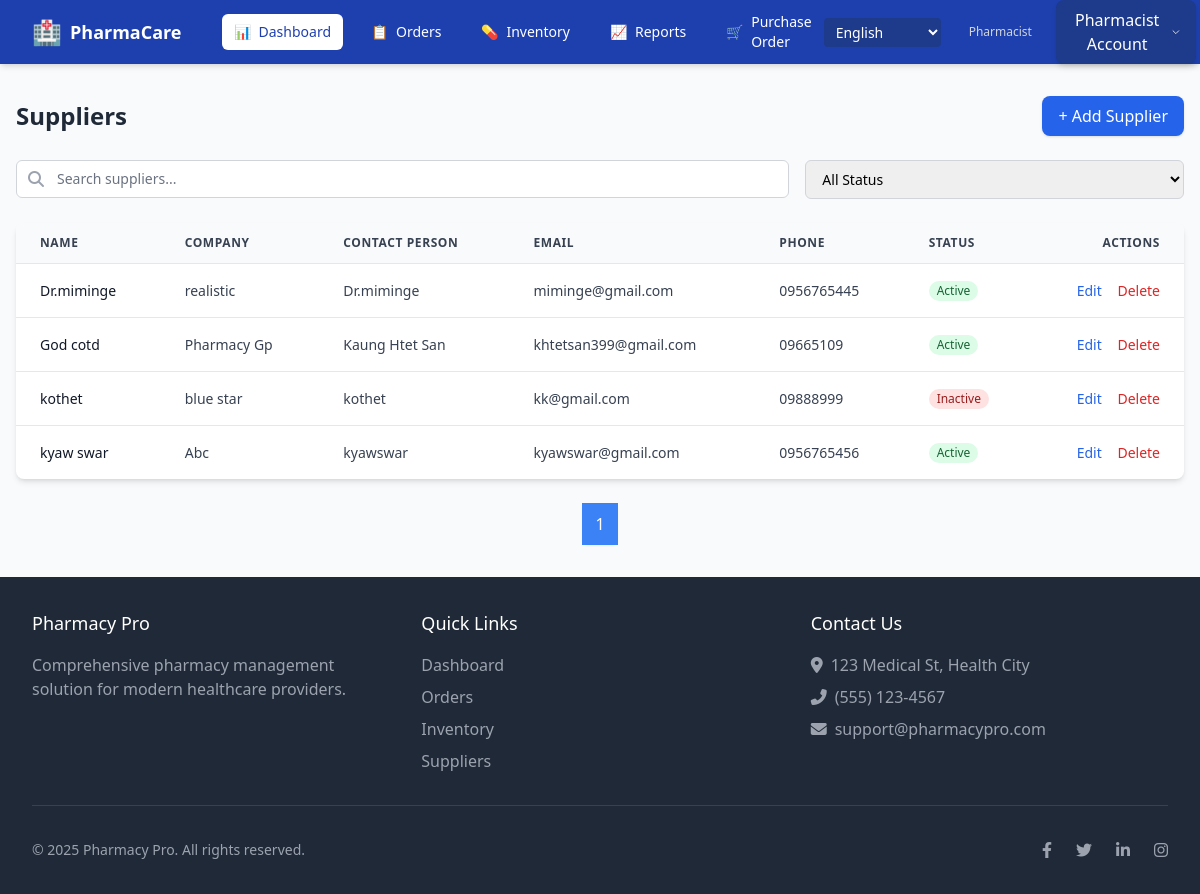
The page /en/purchaseorder/ (signed in) on the database its author committed.
### ourapp/models.py (models this page shows, shortened)
class Supplier(models.Model):
    supplier_name = models.CharField(max_length=255, blank=True, null=True, verbose_name=_("Supplier Name"))
    company = models.CharField(max_length=255, blank=True, null=True, verbose_name=_("Company"))
    contact_person = models.CharField(max_length=255, blank=True, null=True, verbose_name=_("Contact Person"))
    email = models.EmailField(blank=True, null=True, verbose_name=_("Email"))
    phone = models.CharField(
        max_length=11,
        blank=True,
        null=True,
        verbose_name=_("Phone"),
        validators=[
            RegexValidator(
                regex=r'^\d{11}$',
                message=_("Phone number must be exactly 11 digits (numbers only).")
            )
        ],
    )
    address = models.TextField(blank=True, null=True, verbose_name=_("Address"))
    status = models.BooleanField(blank=True, null=True, verbose_name=_("Active"))

### ourapp/views.py (the view)
# urls.py: path('purchaseorder/',purchaseorder_view, name='purchaseorder_view'),
@login_required
def purchaseorder_view(request):
    if request.user.userprofile.role != 'pharmacist':
        messages.error(request, "You do not have permission to access this page.")
        return redirect('login')
    supplier_list = Supplier.objects.all().order_by('supplier_name')
    paginator = Paginator(supplier_list, 10)
    page_number = request.GET.get('page')
    suppliers = paginator.get_page(page_number)
    return render(request, 'purchaseorder.html', {'suppliers': suppliers})

### ourapp/context_processors.py (called while the page is built)
def expiry_alert_items(request):
    if request.user.is_authenticated and hasattr(request.user, 'userprofile'):
        if request.user.userprofile.role == 'pharmacist':
            today = date.today()
            threshold_date = today + timedelta(days=90)
            expiring_items = Item.objects.filter(exp_date__lte=threshold_date, exp_date__gte=today).order_by('exp_date')
            return {'expiring_items': expiring_items}
    return {}

### templates/purchaseorder.html (shortened to what this page needs)
<!DOCTYPE html>
{% load i18n %}
<html lang="{{ request.LANGUAGE_CODE }}">
<head>
    <link rel="stylesheet" href="https://cdnjs.cloudflare.com/ajax/libs/font-awesome/6.4.0/css/all.min.css">
    <script src="https://cdn.tailwindcss.com"></script>
</head>
<body class="bg-gray-50 flex flex-col min-h-screen">
    {% if user.userprofile.role == 'pharmacist' %}
    <nav class="bg-[#1e40af] text-white shadow-md">
        <div class="mx-auto px-4 sm:px-6 lg:px-8">
            <div class="flex items-center justify-between h-16">
                <div class="flex items-center">
                    <div class="flex-shrink-0 flex items-center">
                        <span class="text-2xl mr-2">🏥</span>
                        <span class="font-semibold text-lg">{% trans "PharmaCare" %}</span>
                    </div>
                    <div class="hidden md:block">
                        <div class="ml-10 flex items-baseline space-x-4">
                            <a href="{% url 'pharmacist_dashboard' %}" class="px-3 py-2 rounded-md text-sm font-medium bg-white text-[#1e40af] flex items-center">
                                <span class="mr-2">📊</span> {% trans "Dashboard" %}
                            </a>
                            <a href="{% url 'order_view' %}" class="px-3 py-2 rounded-md text-sm font-medium hover:bg-[#3b82f6] hover:bg-opacity-20 flex items-center">
                                <span class="mr-2">📋</span> {% trans "Orders" %}
                            </a>
                            <a href="{% url 'inventory_view' %}" class="px-3 py-2 rounded-md text-sm font-medium hover:bg-[#3b82f6] hover:bg-opacity-20 flex items-center">
                                <span class="mr-2">💊</span> {% trans "Inventory" %}
                            </a>
                            <a href="{% url 'report_view' %}" class="px-3 py-2 rounded-md text-sm font-medium hover:bg-[#3b82f6] hover:bg-opacity-20 flex items-center">
                                <span class="mr-2">📈</span> {% trans "Reports" %}
                            </a>
                            <a href="{% url 'purchaseorder_view' %}" class="px-3 py-2 rounded-md text-sm font-medium hover:bg-[#3b82f6] hover:bg-opacity-20 flex items-center">
                                <span class="mr-2">🛒</span> {% trans "Purchase Order" %}
                            </a>
                        </div>
                    </div>
                </div>
                <div class="flex items-center">
                    <form action="{% url 'set_language' %}" method="post" class="mr-4">
                        <select name="language" onchange="this.form.submit()" class="bg-[#1e3a8a] text-white border-none rounded px-2 py-1 text-sm">
                            {% get_current_language as LANGUAGE_CODE %}
                            {% get_available_languages as LANGUAGES %}
                            {% get_language_info_list for LANGUAGES as languages %}
                            {% for language in languages %}
                                <option value="{{ language.code }}" {% if language.code == LANGUAGE_CODE %}selected{% endif %}>
                                    {{ language.name_local }}
                                </option>
                            {% endfor %}
                        </select>
                    </form>
                    <div class="ml-3 relative">
                        <div class="flex items-center">
                            <div class="text-sm mr-3 hidden md:block">
                                <div class="text-gray-300 text-xs">{% trans "Pharmacist" %}</div>
                            </div>
                            <div class="ml-3 relative">
                                <button id="user-menu-button" class="flex items-center space-x-2 bg-[#1e3a8a] hover:bg-[#1e40af] text-white px-4 py-2 rounded-lg transition-all shadow-md hover:shadow-lg">
                                    {% trans "Pharmacist Account" %}
                                    <svg class="ml-2 w-4 h-4" fill="none" stroke="currentColor" stroke-width="2" viewBox="0 0 24 24">
                                        <path d="M19 9l-7 7-7-7" stroke-linecap="round" stroke-linejoin="round" />
                                    </svg>
                                </button>
                            </div>
                        </div>
                    </div>
                </div>
            </div>
        </div>
    </nav>
    {% else %}
    {{ user.userprofile.role }}
    {% endif %}
    <div class="w-full px-4 py-8">
    <div class="flex justify-between items-center mb-6">
        <h1 class="text-2xl font-bold text-gray-800">{% trans "Suppliers" %}</h1>
        <button onclick="openSupplierModal()"
                class="bg-blue-600 hover:bg-blue-700 text-white px-4 py-2 rounded-lg shadow transition">
            + {% trans "Add Supplier" %}
        </button>
    </div>
        <div class="grid grid-cols-1 md:grid-cols-3 gap-4 mb-6">
            <div class="md:col-span-2">
                <div class="relative">
                    <div class="absolute inset-y-0 left-0 pl-3 flex items-center pointer-events-none">
                    </div>
                    <input type="text" id="search-input"
                        class="block w-full pl-10 pr-3 py-2 border border-gray-300 rounded-md leading-5 bg-white placeholder-gray-500 focus:outline-none focus:ring-primary focus:border-primary sm:text-sm"
                        placeholder="{% trans 'Search suppliers...' %}">
                </div>
            </div>
            <div>
                <select id="status-filter"
                    class="block w-full pl-3 pr-10 py-2 text-base border border-gray-300 focus:outline-none focus:ring-primary focus:border-primary sm:text-sm rounded-md">
                    <option value="all">{% trans "All Status" %}</option>
                </select>
            </div>
        </div>
<div class="bg-white shadow-md rounded-lg overflow-hidden">
    <table class="min-w-full divide-y divide-gray-200 text-sm text-left text-gray-600">
        <thead class="bg-gray-50">
            <tr class="text-gray-700 uppercase text-xs tracking-wider">
                <th class="px-6 py-3">{% trans "Name" %}</th>
                <th class="px-6 py-3">{% trans "Company" %}</th>
                <th class="px-6 py-3">{% trans "Contact Person" %}</th>
                <th class="px-6 py-3">{% trans "Email" %}</th>
                <th class="px-6 py-3">{% trans "Phone" %}</th>
                <th class="px-6 py-3">{% trans "Status" %}</th>
                <th class="px-6 py-3 text-right">{% trans "Actions" %}</th>
            </tr>
        </thead>
        <tbody id="supplier-items" class="divide-y divide-gray-200">
            {% for supplier in suppliers %}
            <tr class="hover:bg-gray-50 transition-colors" data-status="{{ supplier.status|yesno:'active,inactive' }}">
                <td class="px-6 py-4">
                    <div class="text-sm font-medium text-gray-900">{{ supplier.supplier_name }}</div>
                </td>
                <td class="px-6 py-4 text-gray-700">{{ supplier.company }}</td>
                <td class="px-6 py-4 text-gray-700">{{ supplier.contact_person }}</td>
                <td class="px-6 py-4 text-gray-700">{{ supplier.email }}</td>
                <td class="px-6 py-4 text-gray-700">{{ supplier.phone }}</td>
                <td class="px-6 py-4">
                    {% if supplier.status %}
                        <span class="inline-flex items-center px-2 py-0.5 rounded-full text-xs font-medium bg-green-100 text-green-800">
                            {% trans "Active" %}
                        </span>
                    {% else %}
                        <span class="inline-flex items-center px-2 py-0.5 rounded-full text-xs font-medium bg-red-100 text-red-800">
                            {% trans "Inactive" %}
                        </span>
                    {% endif %}
                </td>
                <td class="px-6 py-4 text-right space-x-3">
                    <button onclick="editSupplier({{ supplier.id }}, '{{ supplier.supplier_name }}', '{{ supplier.company }}', '{{ supplier.contact_person }}', '{{ supplier.email }}', '{{ supplier.phone }}', '{{ supplier.address }}', '{{ supplier.status|yesno:'true,false' }}')"
                            class="text-blue-600 hover:text-blue-900 font-medium">
                        {% trans "Edit" %}
                    </button>
                    <button onclick="openDeleteModal('{% url 'delete_supplier' supplier.id %}')"
                            class="text-red-600 hover:text-red-900 font-medium">
                        {% trans "Delete" %}
                    </button>
                </td>
            </tr>
            {% empty %}
            <tr>
                <td colspan="7" class="px-6 py-4 text-center text-gray-500">
                    {% trans "No suppliers found." %}
                </td>
            </tr>
            {% endfor %}
        </tbody>
    </table>
</div>
    <div class="mt-6 flex justify-center">
        <nav class="inline-flex rounded-md shadow-sm">
            {% for num in suppliers.paginator.page_range %}
                {% if suppliers.number == num %}
                    <span class="px-3 py-2 border border-blue-500 bg-blue-500 text-white">{{ num }}</span>
                {% elif num > suppliers.number|add:'-3' and num < suppliers.number|add:'3' %}
                    <a href="?page={{ num }}" class="px-3 py-2 border border-gray-300 bg-white hover:bg-gray-100">{{ num }}</a>
                {% endif %}
            {% endfor %}
        </nav>
    </div>
</div>
    <footer class="bg-gray-800 text-white py-8">
        <div class="max-w-7xl mx-auto px-4 sm:px-6 lg:px-8">
            <div class="grid grid-cols-1 md:grid-cols-3 gap-8">
                <div>
                    <h3 class="text-lg font-medium mb-4">{% trans "Pharmacy Pro" %}</h3>
                    <p class="text-gray-400">{% trans "Comprehensive pharmacy management solution for modern healthcare providers." %}</p>
                </div>
                <div>
                    <h3 class="text-lg font-medium mb-4">{% trans "Quick Links" %}</h3>
                    <ul class="space-y-2">
                        <li><a href="#" class="text-gray-400 hover:text-white">{% trans "Dashboard" %}</a></li>
                        <li><a href="#" class="text-gray-400 hover:text-white">{% trans "Orders" %}</a></li>
                        <li><a href="#" class="text-gray-400 hover:text-white">{% trans "Inventory" %}</a></li>
                        <li><a href="#" class="text-gray-400 hover:text-white">{% trans "Suppliers" %}</a></li>
                    </ul>
                </div>
                <div>
                    <h3 class="text-lg font-medium mb-4">{% trans "Contact Us" %}</h3>
                    <ul class="space-y-2">
                        <li class="flex items-center text-gray-400"><i class="fas fa-map-marker-alt mr-2"></i> {% trans "123 Medical St, Health City" %}</li>
                        <li class="flex items-center text-gray-400"><i class="fas fa-phone-alt mr-2"></i> {% trans "(555) 123-4567" %}</li>
                        <li class="flex items-center text-gray-400"><i class="fas fa-envelope mr-2"></i> {% trans "support@pharmacypro.com" %}</li>
                    </ul>
                </div>
            </div>
            <div class="border-t border-gray-700 mt-8 pt-8 flex flex-col md:flex-row justify-between items-center">
                <p class="text-gray-400 text-sm">© {% now "Y" %} {% trans "Pharmacy Pro. All rights reserved." %}</p>
                <div class="flex space-x-6 mt-4 md:mt-0">
                    <a href="#" class="text-gray-400 hover:text-white"><i class="fab fa-facebook-f"></i></a>
                    <a href="#" class="text-gray-400 hover:text-white"><i class="fab fa-twitter"></i></a>
                    <a href="#" class="text-gray-400 hover:text-white"><i class="fab fa-linkedin-in"></i></a>
                    <a href="#" class="text-gray-400 hover:text-white"><i class="fab fa-instagram"></i></a>
                </div>
            </div>
        </div>
    </footer>
</body>
</html>

### rows shown on the page
Supplier: supplier_name "Dr.miminge", company "realistic", contact_person "Dr.miminge", email "miminge@gmail.com", phone "0956765445"
Supplier: supplier_name "God cotd", company "Pharmacy Gp", contact_person "Kaung Htet San", email "khtetsan399@gmail.com", phone "09665109"
Supplier: supplier_name "kothet", company "blue star", contact_person "kothet", email "kk@gmail.com", phone "09888999"
Supplier: supplier_name "kyaw swar", company "Abc", contact_person "kyawswar", email "kyawswar@gmail.com", phone "0956765456"

### other values the page prints
{{ num }} "1"
form field language "English"
